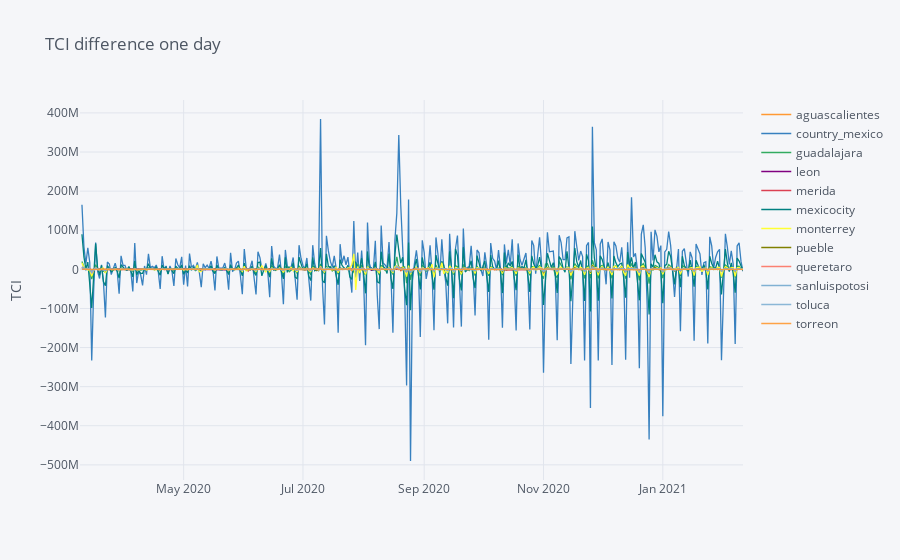

The cell this chart's notebook holds for it:
### Code cell
df_sel[['date', 'diff_1day', 'region_slug']] \
    .pivot(index='date', columns='region_slug', values='diff_1day') \
    .iplot(
    #theme='custom',
    yTitle='TCI',
    title='TCI difference one day',
)

### Figure 1 — Plotly figure (JSON) as saved in the notebook; plotly's stock layout.template omitted (floating-point values rounded to 4 significant figures; data arrays with more than 128 entries replaced by an {"elided": "..."} marker saying what was removed)
{"data": [{"line": {"color": "rgba(255, 153, 51, 1.0)", "dash": "solid", "shape": "linear", "width": 1.3}, "mode": "lines", "name": "aguascalientes", "text": "", "type": "scatter", "x": {"elided": "340 str values"}, "y": {"elided": "340 mixed values"}}, {"line": {"color": "rgba(55, 128, 191, 1.0)", "dash": "solid", "shape": "linear", "width": 1.3}, "mode": "lines", "name": "country_mexico", "text": "", "type": "scatter", "x": {"elided": "340 str values"}, "y": {"elided": "340 mixed values"}}, {"line": {"color": "rgba(50, 171, 96, 1.0)", "dash": "solid", "shape": "linear", "width": 1.3}, "mode": "lines", "name": "guadalajara", "text": "", "type": "scatter", "x": {"elided": "340 str values"}, "y": {"elided": "340 mixed values"}}, {"line": {"color": "rgba(128, 0, 128, 1.0)", "dash": "solid", "shape": "linear", "width": 1.3}, "mode": "lines", "name": "leon", "text": "", "type": "scatter", "x": {"elided": "340 str values"}, "y": {"elided": "340 mixed values"}}, {"line": {"color": "rgba(219, 64, 82, 1.0)", "dash": "solid", "shape": "linear", "width": 1.3}, "mode": "lines", "name": "merida", "text": "", "type": "scatter", "x": {"elided": "340 str values"}, "y": {"elided": "340 mixed values"}}, {"line": {"color": "rgba(0, 128, 128, 1.0)", "dash": "solid", "shape": "linear", "width": 1.3}, "mode": "lines", "name": "mexicocity", "text": "", "type": "scatter", "x": {"elided": "340 str values"}, "y": {"elided": "340 mixed values"}}, {"line": {"color": "rgba(255, 255, 51, 1.0)", "dash": "solid", "shape": "linear", "width": 1.3}, "mode": "lines", "name": "monterrey", "text": "", "type": "scatter", "x": {"elided": "340 str values"}, "y": {"elided": "340 mixed values"}}, {"line": {"color": "rgba(128, 128, 0, 1.0)", "dash": "solid", "shape": "linear", "width": 1.3}, "mode": "lines", "name": "pueble", "text": "", "type": "scatter", "x": {"elided": "340 str values"}, "y": {"elided": "340 mixed values"}}, {"line": {"color": "rgba(251, 128, 114, 1.0)", "dash": "solid", "shape": "linear", "width": 1.3}, "mode": "lines", "name": "queretaro", "text": "", "type": "scatter", "x": {"elided": "340 str values"}, "y": {"elided": "340 mixed values"}}, {"line": {"color": "rgba(128, 177, 211, 1.0)", "dash": "solid", "shape": "linear", "width": 1.3}, "mode": "lines", "name": "sanluispotosi", "text": "", "type": "scatter", "x": {"elided": "340 str values"}, "y": {"elided": "340 mixed values"}}, {"line": {"color": "rgba(128, 177, 211, 0.8999999999999999)", "dash": "solid", "shape": "linear", "width": 1.3}, "mode": "lines", "name": "toluca", "text": "", "type": "scatter", "x": {"elided": "340 str values"}, "y": {"elided": "340 mixed values"}}, {"line": {"color": "rgba(255, 153, 51, 0.8999999999999999)", "dash": "solid", "shape": "linear", "width": 1.3}, "mode": "lines", "name": "torreon", "text": "", "type": "scatter", "x": {"elided": "340 str values"}, "y": {"elided": "340 mixed values"}}], "layout": {"legend": {"bgcolor": "#F5F6F9", "font": {"color": "#4D5663"}}, "paper_bgcolor": "#F5F6F9", "plot_bgcolor": "#F5F6F9", "title": {"font": {"color": "#4D5663"}, "text": "TCI difference one day"}, "xaxis": {"gridcolor": "#E1E5ED", "showgrid": true, "tickfont": {"color": "#4D5663"}, "title": {"font": {"color": "#4D5663"}, "text": ""}, "zerolinecolor": "#E1E5ED"}, "yaxis": {"gridcolor": "#E1E5ED", "showgrid": true, "tickfont": {"color": "#4D5663"}, "title": {"font": {"color": "#4D5663"}, "text": "TCI"}, "zerolinecolor": "#E1E5ED"}}}
